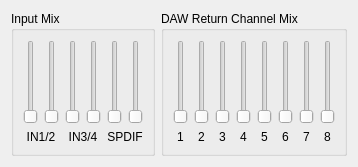
       <widget class="QWidget" name="tab" >
        <attribute name="title" >
         <string>Out&amp;4</string>
        </attribute>
        <layout class="QHBoxLayout" >
         <item>
          <widget class="QGroupBox" name="groupOut44_2" >
           <property name="title" >
            <string>Input Mix</string>
           </property>
           <layout class="QGridLayout" >
            <item row="1" column="0" colspan="2" >
             <widget class="QLabel" name="txtOut44In12" >
              <property name="text" >
               <string>IN1/2</string>
              </property>
              <property name="alignment" >
               <set>Qt::AlignCenter</set>
              </property>
              <property name="wordWrap" >
               <bool>false</bool>
              </property>
             </widget>
            </item>
            <item row="0" column="2" >
             <widget class="QSlider" name="sldIN3Out4" >
              <property name="minimum" >
               <number>0</number>
              </property>
              <property name="maximum" >
               <number>32767</number>
              </property>
              <property name="singleStep" >
               <number>10000</number>
              </property>
              <property name="pageStep" >
               <number>1000</number>
              </property>
              <property name="orientation" >
               <enum>Qt::Vertical</enum>
              </property>
              <property name="tickInterval" >
               <number>10000</number>
              </property>
             </widget>
            </item>
            <item row="0" column="5" >
             <widget class="QSlider" name="sldSPDIF2Out4" >
              <property name="minimum" >
               <number>0</number>
              </property>
              <property name="maximum" >
               <number>32767</number>
              </property>
              <property name="singleStep" >
               <number>10000</number>
              </property>
              <property name="pageStep" >
               <number>1000</number>
              </property>
              <property name="orientation" >
               <enum>Qt::Vertical</enum>
              </property>
              <property name="tickInterval" >
               <number>10000</number>
              </property>
             </widget>
            </item>
            <item row="1" column="4" colspan="2" >
             <widget class="QLabel" name="txtOut44In34_2" >
              <property name="text" >
               <string>SPDIF</string>
              </property>
              <property name="alignment" >
               <set>Qt::AlignCenter</set>
              </property>
              <property name="wordWrap" >
               <bool>false</bool>
              </property>
             </widget>
            </item>
            <item row="1" column="2" colspan="2" >
             <widget class="QLabel" name="txtOut44In34" >
              <property name="text" >
               <string>IN3/4</string>
              </property>
              <property name="alignment" >
               <set>Qt::AlignCenter</set>
              </property>
              <property name="wordWrap" >
               <bool>false</bool>
              </property>
             </widget>
            </item>
            <item row="0" column="4" >
             <widget class="QSlider" name="sldSPDIF1Out4" >
              <property name="minimum" >
               <number>0</number>
              </property>
              <property name="maximum" >
               <number>32767</number>
              </property>
              <property name="singleStep" >
               <number>10000</number>
              </property>
              <property name="pageStep" >
               <number>1000</number>
              </property>
              <property name="orientation" >
               <enum>Qt::Vertical</enum>
              </property>
              <property name="tickInterval" >
               <number>10000</number>
              </property>
             </widget>
            </item>
            <item row="0" column="3" >
             <widget class="QSlider" name="sldIN4Out4" >
              <property name="minimum" >
               <number>0</number>
              </property>
              <property name="maximum" >
               <number>32767</number>
              </property>
              <property name="singleStep" >
               <number>10000</number>
              </property>
              <property name="pageStep" >
               <number>1000</number>
              </property>
              <property name="orientation" >
               <enum>Qt::Vertical</enum>
              </property>
              <property name="tickInterval" >
               <number>10000</number>
              </property>
             </widget>
            </item>
            <item row="0" column="1" >
             <widget class="QSlider" name="sldIN2Out4" >
              <property name="minimum" >
               <number>0</number>
              </property>
              <property name="maximum" >
               <number>32767</number>
              </property>
              <property name="singleStep" >
               <number>10000</number>
              </property>
              <property name="pageStep" >
               <number>1000</number>
              </property>
              <property name="orientation" >
               <enum>Qt::Vertical</enum>
              </property>
              <property name="tickInterval" >
               <number>10000</number>
              </property>
             </widget>
            </item>
            <item row="0" column="0" >
             <widget class="QSlider" name="sldIN1Out4" >
              <property name="minimum" >
               <number>0</number>
              </property>
              <property name="maximum" >
               <number>32767</number>
              </property>
              <property name="singleStep" >
               <number>10000</number>
              </property>
              <property name="pageStep" >
               <number>1000</number>
              </property>
              <property name="orientation" >
               <enum>Qt::Vertical</enum>
              </property>
              <property name="tickInterval" >
               <number>10000</number>
              </property>
             </widget>
            </item>
           </layout>
          </widget>
         </item>
         <item>
          <widget class="QGroupBox" name="groupOut44_3" >
           <property name="title" >
            <string>DAW Return Channel Mix</string>
           </property>
           <layout class="QGridLayout" >
            <item row="1" column="3" >
             <widget class="QLabel" name="txtOut44PC78" >
              <property name="text" >
               <string>4</string>
              </property>
              <property name="alignment" >
               <set>Qt::AlignCenter</set>
              </property>
              <property name="wordWrap" >
               <bool>false</bool>
              </property>
             </widget>
            </item>
            <item row="1" column="2" >
             <widget class="QLabel" name="txtOut44PC56" >
              <property name="text" >
               <string>3</string>
              </property>
              <property name="alignment" >
               <set>Qt::AlignCenter</set>
              </property>
              <property name="wordWrap" >
               <bool>false</bool>
              </property>
             </widget>
            </item>
            <item row="1" column="1" >
             <widget class="QLabel" name="txtOut44PC34" >
              <property name="text" >
               <string>2</string>
              </property>
              <property name="alignment" >
               <set>Qt::AlignCenter</set>
              </property>
              <property name="wordWrap" >
               <bool>false</bool>
              </property>
             </widget>
            </item>
            <item row="1" column="0" >
             <widget class="QLabel" name="txtOut44PC12" >
              <property name="text" >
               <string>1</string>
              </property>
              <property name="alignment" >
               <set>Qt::AlignCenter</set>
              </property>
              <property name="wordWrap" >
               <bool>false</bool>
              </property>
             </widget>
            </item>
            <item row="1" column="4" >
             <widget class="QLabel" name="txtOut44PC12_2" >
              <property name="text" >
               <string>5</string>
              </property>
              <property name="alignment" >
               <set>Qt::AlignCenter</set>
              </property>
              <property name="wordWrap" >
               <bool>false</bool>
              </property>
             </widget>
            </item>
            <item row="1" column="5" >
             <widget class="QLabel" name="txtOut44PC34_2" >
              <property name="text" >
               <string>6</string>
              </property>
              <property name="alignment" >
               <set>Qt::AlignCenter</set>
              </property>
              <property name="wordWrap" >
               <bool>false</bool>
              </property>
             </widget>
            </item>
            <item row="1" column="6" >
             <widget class="QLabel" name="txtOut44PC56_2" >
              <property name="text" >
               <string>7</string>
              </property>
              <property name="alignment" >
               <set>Qt::AlignCenter</set>
              </property>
              <property name="wordWrap" >
               <bool>false</bool>
              </property>
             </widget>
            </item>
            <item row="1" column="7" >
             <widget class="QLabel" name="txtOut44PC78_2" >
              <property name="text" >
               <string>8</string>
              </property>
              <property name="alignment" >
               <set>Qt::AlignCenter</set>
              </property>
              <property name="wordWrap" >
               <bool>false</bool>
              </property>
             </widget>
            </item>
            <item row="0" column="1" >
             <widget class="QSlider" name="sldPC2Out4" >
              <property name="minimum" >
               <number>0</number>
              </property>
              <property name="maximum" >
               <number>32767</number>
              </property>
              <property name="singleStep" >
               <number>10000</number>
              </property>
              <property name="pageStep" >
               <number>1000</number>
              </property>
              <property name="orientation" >
               <enum>Qt::Vertical</enum>
              </property>
              <property name="tickInterval" >
               <number>10000</number>
              </property>
             </widget>
            </item>
            <item row="0" column="6" >
             <widget class="QSlider" name="sldPC7Out4" >
              <property name="minimum" >
               <number>0</number>
              </property>
              <property name="maximum" >
               <number>32767</number>
              </property>
              <property name="singleStep" >
               <number>10000</number>
              </property>
              <property name="pageStep" >
               <number>1000</number>
              </property>
              <property name="orientation" >
               <enum>Qt::Vertical</enum>
              </property>
              <property name="tickInterval" >
               <number>10000</number>
              </property>
             </widget>
            </item>
            <item row="0" column="4" >
             <widget class="QSlider" name="sldPC5Out4" >
              <property name="minimum" >
               <number>0</number>
              </property>
              <property name="maximum" >
               <number>32767</number>
              </property>
              <property name="singleStep" >
               <number>10000</number>
              </property>
              <property name="pageStep" >
               <number>1000</number>
              </property>
              <property name="orientation" >
               <enum>Qt::Vertical</enum>
              </property>
              <property name="tickInterval" >
               <number>10000</number>
              </property>
             </widget>
            </item>
            <item row="0" column="2" >
             <widget class="QSlider" name="sldPC3Out4" >
              <property name="minimum" >
               <number>0</number>
              </property>
              <property name="maximum" >
               <number>32767</number>
              </property>
              <property name="singleStep" >
               <number>10000</number>
              </property>
              <property name="pageStep" >
               <number>1000</number>
              </property>
              <property name="orientation" >
               <enum>Qt::Vertical</enum>
              </property>
              <property name="tickInterval" >
               <number>10000</number>
              </property>
             </widget>
            </item>
            <item row="0" column="0" >
             <widget class="QSlider" name="sldPC1Out4" >
              <property name="minimum" >
               <number>0</number>
              </property>
              <property name="maximum" >
               <number>32767</number>
              </property>
              <property name="singleStep" >
               <number>10000</number>
              </property>
              <property name="pageStep" >
               <number>1000</number>
              </property>
              <property name="orientation" >
               <enum>Qt::Vertical</enum>
              </property>
              <property name="tickInterval" >
               <number>10000</number>
              </property>
             </widget>
            </item>
            <item row="0" column="5" >
             <widget class="QSlider" name="sldPC6Out4" >
              <property name="minimum" >
               <number>0</number>
              </property>
              <property name="maximum" >
               <number>32767</number>
              </property>
              <property name="singleStep" >
               <number>10000</number>
              </property>
              <property name="pageStep" >
               <number>1000</number>
              </property>
              <property name="orientation" >
               <enum>Qt::Vertical</enum>
              </property>
              <property name="tickInterval" >
               <number>10000</number>
              </property>
             </widget>
            </item>
            <item row="0" column="7" >
             <widget class="QSlider" name="sldPC8Out4" >
              <property name="minimum" >
               <number>0</number>
              </property>
              <property name="maximum" >
               <number>32767</number>
              </property>
              <property name="singleStep" >
               <number>10000</number>
              </property>
              <property name="pageStep" >
               <number>1000</number>
              </property>
              <property name="orientation" >
               <enum>Qt::Vertical</enum>
              </property>
              <property name="tickInterval" >
               <number>10000</number>
              </property>
             </widget>
            </item>
            <item row="0" column="3" >
             <widget class="QSlider" name="sldPC4Out4" >
              <property name="minimum" >
               <number>0</number>
              </property>
              <property name="maximum" >
               <number>32767</number>
              </property>
              <property name="singleStep" >
               <number>10000</number>
              </property>
              <property name="pageStep" >
               <number>1000</number>
              </property>
              <property name="orientation" >
               <enum>Qt::Vertical</enum>
              </property>
              <property name="tickInterval" >
               <number>10000</number>
              </property>
             </widget>
            </item>
           </layout>
          </widget>
         </item>
        </layout>
       </widget>
